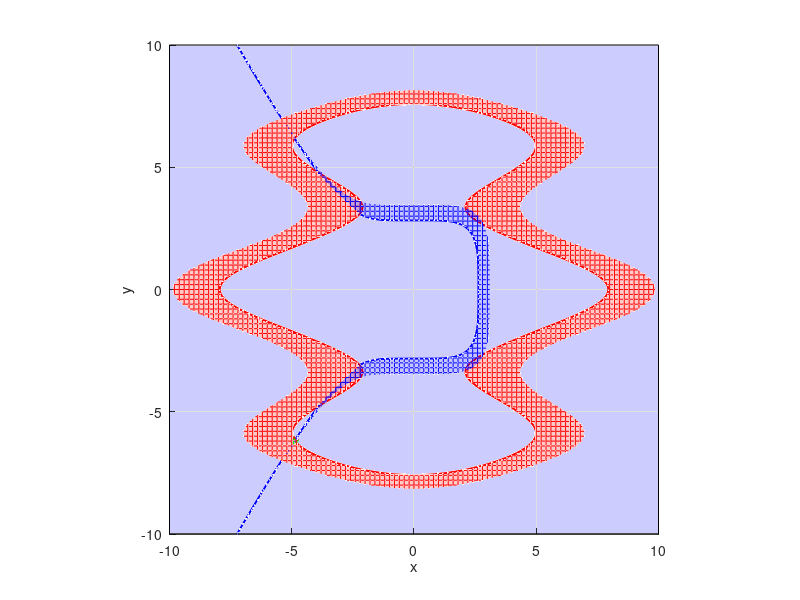

MATLAB code to generate this figure:

% Niutono metodas
function pagrindine
clc,close all
scrsz = get(0,'ScreenSize')

%  x=[-7:0.2:0];y=[0:0.2:10];
% x=[-7:0.2:0];y=[-10:0.2:0];
% x=[-5:0.2:-3];y=[-6:0.2:0];
x=[-10:0.2:10];y=[-10:0.2:10];

Z=pavirsius(@f,x,y);

fig1=figure(1);set(fig1,'Position',[50 scrsz(4)/1.8 scrsz(3)/3 scrsz(4)/3],'Color','w');
hold on,grid on,axis equal,axis([min(x) max(x) min(y) max(y) 0 5]);view([0 0 1]);xlabel('x'),ylabel('y');
mesh(x,y,Z(:,:,1)','FaceAlpha',0.2,'FaceColor','r','EdgeColor','r');contour(x,y,Z(:,:,1)',[0 0],'LineWidth',1.5,'LineColor','r');
mesh(x,y,Z(:,:,2)','FaceAlpha',0.22,'FaceColor','b','EdgeColor','b');contour(x,y,Z(:,:,2)',[0 0],'LineWidth',1.5,'LineColor','b');
xx=axis; fill([xx(1),xx(1),xx(2),xx(2)],[xx(3),xx(4),xx(4),xx(3)],'b','FaceAlpha',0.2);


eps=1e-5;itmax=200;
%  x=[-5;6.3];
%  x=[-4.5;-5];
%  x=[-3.5;-3.2];


 x=[-5;-6.3];
% x=[-4.5;-5];
% x=[-3.5;-3.2]; 

ff=f(x); dff=df(x);
figure(1);plot3(x(1),x(2),0,'b*');line([x(1),x(1)],[x(2),x(2)],[0,ff(1)],'Color','black');
alpha=1 %1   %0.9   %0.8;     % zingsnio sumazinimo koeficientas
for iii=1:itmax
    dff=df(x); deltax=-dff\ff; x1=x+alpha*deltax; ff1=f(x1);
figure(1);plot3(x1(1),x1(2),0,'g*');line([x(1),x1(1)],[x(2),x1(2)],[0,0],'Color','green');
line([x(1),x1(1)],[x(2),x1(2)],[ff(1),0*ff1(1)],'Color','green','LineWidth',2.5);
line([x1(1),x1(1)],[x1(2),x1(2)],[0,ff1(1)],'Color','black');
    pause;
    tikslumas=norm(deltax)/(norm(x)+norm(deltax));
    
    fprintf(1,'\n iteracija %d  tikslumas %g',iii,tikslumas);
    if tikslumas < eps, fprintf(1,'\n sprendinys x ='); fprintf(1,' %g  ',x);plot3(x(1),x(2),0,'rp'); break;
    elseif iii == itmax,fprintf(1,'\n ****tikslumas nepasiektas. Paskutinis artinys x =  %g',x'); plot3(x(1),x(2),0,'gp'); break;
    end
    x=x1;ff=ff1;    
end
 fprintf(1,'\n');  
    return
end

%   Lygciu sistemos funkcija 
    function fff=f(x)
    fff=[(x(1)^2+x(2)^2)/5-2*cos(x(1)/2)-6*cos(x(2))-8;
         (x(1)/2)^5+(x(2)/2)^4-4];
    return
    end
 
%  Jakobio matrica
    function dfff=df(x)
        dfff=[(2*x(1))/5 + sin(x(1)/2), (2*x(2))/5 + 6*sin(x(2));
              (5*x(1)^4)/32, x(2)^3/4];
    return
    end
    
    function Z=pavirsius(funk,x,y)
    for i=1:length(x)
        for j=1:length(y)
            Z(i,j,1:2)=funk([x(i),y(j)]);
        end
    end
        
    return
    end